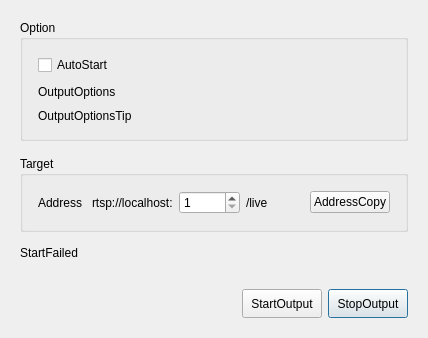
<?xml version="1.0" encoding="UTF-8"?>
<ui version="4.0">
 <class>HyperionProperties</class>
 <widget class="QDialog" name="HyperionProperties">
  <property name="geometry">
   <rect>
    <x>0</x>
    <y>0</y>
    <width>428</width>
    <height>332</height>
   </rect>
  </property>
  <property name="sizePolicy">
   <sizepolicy hsizetype="Fixed" vsizetype="Fixed">
    <horstretch>0</horstretch>
    <verstretch>0</verstretch>
   </sizepolicy>
  </property>
  <property name="windowTitle">
   <string>HyperionServer</string>
  </property>
  <layout class="QVBoxLayout" name="verticalLayout_2">
   <property name="spacing">
    <number>15</number>
   </property>
   <property name="leftMargin">
    <number>20</number>
   </property>
   <property name="topMargin">
    <number>20</number>
   </property>
   <property name="rightMargin">
    <number>20</number>
   </property>
   <property name="bottomMargin">
    <number>20</number>
   </property>
   <item>
    <widget class="QGroupBox" name="groupBoxOption">
     <property name="sizePolicy">
      <sizepolicy hsizetype="Preferred" vsizetype="Fixed">
       <horstretch>0</horstretch>
       <verstretch>0</verstretch>
      </sizepolicy>
     </property>
     <property name="title">
      <string>Option</string>
     </property>
     <layout class="QFormLayout" name="formLayout">
      <property name="rowWrapPolicy">
       <enum>QFormLayout::WrapAllRows</enum>
      </property>
      <property name="horizontalSpacing">
       <number>10</number>
      </property>
      <property name="verticalSpacing">
       <number>10</number>
      </property>
      <property name="leftMargin">
       <number>15</number>
      </property>
      <property name="topMargin">
       <number>15</number>
      </property>
      <property name="rightMargin">
       <number>15</number>
      </property>
      <property name="bottomMargin">
       <number>15</number>
      </property>
      <item row="0" column="1">
       <widget class="QCheckBox" name="checkBoxAuto">
        <property name="sizePolicy">
         <sizepolicy hsizetype="Preferred" vsizetype="Fixed">
          <horstretch>0</horstretch>
          <verstretch>0</verstretch>
         </sizepolicy>
        </property>
        <property name="text">
         <string>AutoStart</string>
        </property>
       </widget>
      </item>
      <item row="1" column="0">
       <widget class="QLabel" name="labelOutputOptions">
        <property name="text">
         <string>OutputOptions</string>
        </property>
       </widget>
      </item>
      <item row="1" column="1">
       <widget class="QLabel" name="labelOutputOptionsTip">
        <property name="text">
         <string>OutputOptionsTip</string>
        </property>
       </widget>
      </item>
     </layout>
    </widget>
   </item>
   <item>
    <widget class="QGroupBox" name="groupBoxTarget">
     <property name="sizePolicy">
      <sizepolicy hsizetype="Preferred" vsizetype="Fixed">
       <horstretch>0</horstretch>
       <verstretch>0</verstretch>
      </sizepolicy>
     </property>
     <property name="title">
      <string>Target</string>
     </property>
     <layout class="QFormLayout" name="formLayout_2">
      <property name="horizontalSpacing">
       <number>10</number>
      </property>
      <property name="verticalSpacing">
       <number>10</number>
      </property>
      <property name="leftMargin">
       <number>15</number>
      </property>
      <property name="topMargin">
       <number>15</number>
      </property>
      <property name="rightMargin">
       <number>15</number>
      </property>
      <property name="bottomMargin">
       <number>15</number>
      </property>
      <item row="0" column="0">
       <widget class="QLabel" name="labelAddress">
        <property name="sizePolicy">
         <sizepolicy hsizetype="Preferred" vsizetype="Preferred">
          <horstretch>0</horstretch>
          <verstretch>0</verstretch>
         </sizepolicy>
        </property>
        <property name="text">
         <string>Address</string>
        </property>
        <property name="alignment">
         <set>Qt::AlignRight|Qt::AlignTrailing|Qt::AlignVCenter</set>
        </property>
       </widget>
      </item>
      <item row="0" column="1">
       <widget class="QWidget" name="widgetAddress" native="true">
        <property name="sizePolicy">
         <sizepolicy hsizetype="Preferred" vsizetype="Preferred">
          <horstretch>0</horstretch>
          <verstretch>0</verstretch>
         </sizepolicy>
        </property>
        <layout class="QHBoxLayout" name="horizontalLayout">
         <property name="leftMargin">
          <number>0</number>
         </property>
         <property name="topMargin">
          <number>0</number>
         </property>
         <property name="rightMargin">
          <number>0</number>
         </property>
         <property name="bottomMargin">
          <number>0</number>
         </property>
         <item>
          <widget class="QLabel" name="labelAddressPrefix">
           <property name="sizePolicy">
            <sizepolicy hsizetype="Fixed" vsizetype="Preferred">
             <horstretch>0</horstretch>
             <verstretch>0</verstretch>
            </sizepolicy>
           </property>
           <property name="text">
            <string>rtsp://localhost:</string>
           </property>
          </widget>
         </item>
         <item>
          <widget class="QSpinBox" name="spinBoxPort">
           <property name="minimum">
            <number>1</number>
           </property>
           <property name="maximum">
            <number>65535</number>
           </property>
          </widget>
         </item>
         <item>
          <widget class="QLabel" name="labelAddressSuffix">
           <property name="text">
            <string>/live</string>
           </property>
          </widget>
         </item>
         <item>
          <widget class="QPushButton" name="pushButtonAddressCopy">
           <property name="sizePolicy">
            <sizepolicy hsizetype="Fixed" vsizetype="Fixed">
             <horstretch>0</horstretch>
             <verstretch>0</verstretch>
            </sizepolicy>
           </property>
           <property name="text">
            <string>AddressCopy</string>
           </property>
          </widget>
         </item>
        </layout>
        <zorder>pushButtonAddressCopy</zorder>
        <zorder>labelAddressSuffix</zorder>
        <zorder>spinBoxPort</zorder>
        <zorder>labelAddressPrefix</zorder>
       </widget>
      </item>
     </layout>
     <zorder>widgetAddress</zorder>
     <zorder>labelAddress</zorder>
    </widget>
   </item>
   <item>
    <widget class="QWidget" name="widgetMessage" native="true">
     <property name="sizePolicy">
      <sizepolicy hsizetype="Preferred" vsizetype="Fixed">
       <horstretch>0</horstretch>
       <verstretch>0</verstretch>
      </sizepolicy>
     </property>
     <property name="minimumSize">
      <size>
       <width>0</width>
       <height>12</height>
      </size>
     </property>
     <layout class="QVBoxLayout" name="verticalLayout">
      <property name="spacing">
       <number>0</number>
      </property>
      <property name="leftMargin">
       <number>0</number>
      </property>
      <property name="topMargin">
       <number>0</number>
      </property>
      <property name="rightMargin">
       <number>0</number>
      </property>
      <property name="bottomMargin">
       <number>0</number>
      </property>
      <item>
       <widget class="QLabel" name="labelMessage">
        <property name="sizePolicy">
         <sizepolicy hsizetype="Preferred" vsizetype="Fixed">
          <horstretch>0</horstretch>
          <verstretch>0</verstretch>
         </sizepolicy>
        </property>
        <property name="minimumSize">
         <size>
          <width>0</width>
          <height>0</height>
         </size>
        </property>
        <property name="text">
         <string>StartFailed</string>
        </property>
        <property name="margin">
         <number>0</number>
        </property>
       </widget>
      </item>
     </layout>
    </widget>
   </item>
   <item>
    <widget class="QWidget" name="widgetFill" native="true">
     <property name="sizePolicy">
      <sizepolicy hsizetype="Preferred" vsizetype="Preferred">
       <horstretch>0</horstretch>
       <verstretch>0</verstretch>
      </sizepolicy>
     </property>
    </widget>
   </item>
   <item alignment="Qt::AlignRight">
    <widget class="QWidget" name="widgetStartOrStop" native="true">
     <property name="sizePolicy">
      <sizepolicy hsizetype="Fixed" vsizetype="Fixed">
       <horstretch>0</horstretch>
       <verstretch>0</verstretch>
      </sizepolicy>
     </property>
     <layout class="QHBoxLayout" name="horizontalLayout_2" stretch="0,0">
      <property name="sizeConstraint">
       <enum>QLayout::SetDefaultConstraint</enum>
      </property>
      <property name="leftMargin">
       <number>0</number>
      </property>
      <property name="topMargin">
       <number>0</number>
      </property>
      <property name="rightMargin">
       <number>0</number>
      </property>
      <property name="bottomMargin">
       <number>0</number>
      </property>
      <item>
       <widget class="QPushButton" name="pushButtonStart">
        <property name="sizePolicy">
         <sizepolicy hsizetype="Minimum" vsizetype="Minimum">
          <horstretch>0</horstretch>
          <verstretch>0</verstretch>
         </sizepolicy>
        </property>
        <property name="minimumSize">
         <size>
          <width>75</width>
          <height>29</height>
         </size>
        </property>
        <property name="text">
         <string>StartOutput</string>
        </property>
        <property name="default">
         <bool>true</bool>
        </property>
        <property name="flat">
         <bool>false</bool>
        </property>
       </widget>
      </item>
      <item>
       <widget class="QPushButton" name="pushButtonStop">
        <property name="sizePolicy">
         <sizepolicy hsizetype="Minimum" vsizetype="Minimum">
          <horstretch>0</horstretch>
          <verstretch>0</verstretch>
         </sizepolicy>
        </property>
        <property name="minimumSize">
         <size>
          <width>75</width>
          <height>29</height>
         </size>
        </property>
        <property name="text">
         <string>StopOutput</string>
        </property>
        <property name="iconSize">
         <size>
          <width>16</width>
          <height>16</height>
         </size>
        </property>
        <property name="autoDefault">
         <bool>true</bool>
        </property>
        <property name="default">
         <bool>true</bool>
        </property>
        <property name="flat">
         <bool>false</bool>
        </property>
       </widget>
      </item>
     </layout>
    </widget>
   </item>
  </layout>
  <zorder>widgetStartOrStop</zorder>
  <zorder>groupBoxTarget</zorder>
  <zorder>groupBoxOption</zorder>
  <zorder>widgetMessage</zorder>
  <zorder>widgetFill</zorder>
 </widget>
 <layoutdefault spacing="6" margin="11"/>
 <tabstops>
  <tabstop>checkBoxAuto</tabstop>
  <tabstop>spinBoxPort</tabstop>
  <tabstop>pushButtonAddressCopy</tabstop>
  <tabstop>pushButtonStart</tabstop>
  <tabstop>pushButtonStop</tabstop>
 </tabstops>
 <resources/>
 <connections/>
</ui>
